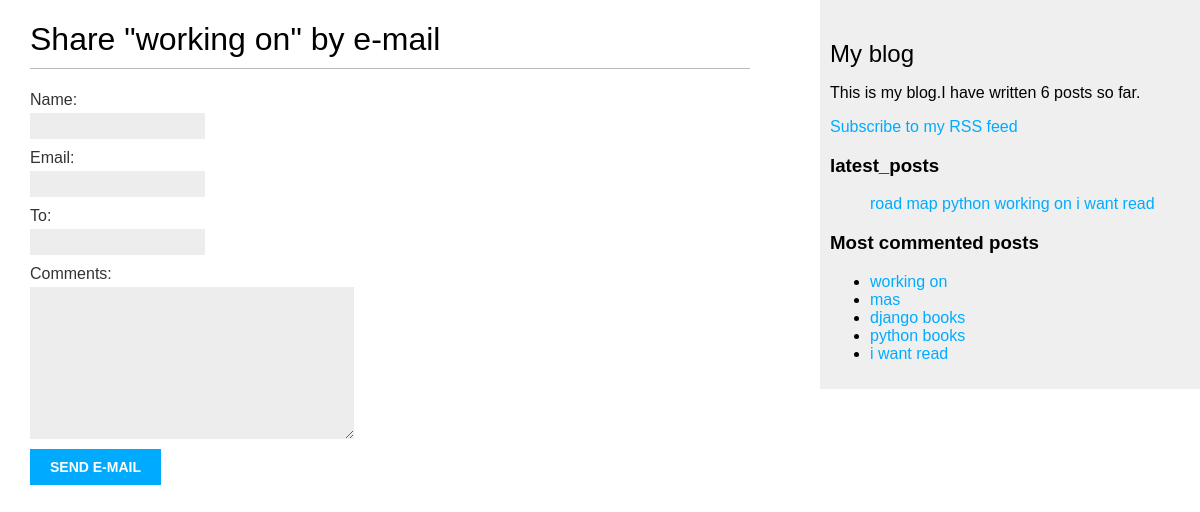
Before: /blog/7/share/ with the older database file.
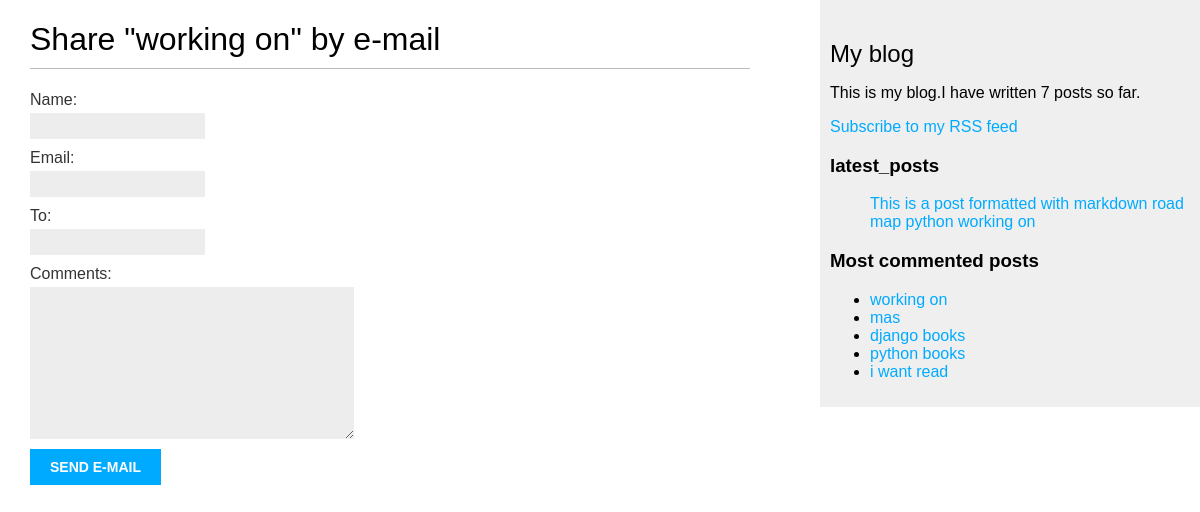
After: the same page with the newer database file.
### blog/models.py (models this page shows, shortened)
class Post(models.Model):
    STATUS_CHOICES = (
      ('draft', 'Draft'),
      ('published', 'Published'),
    )
    title = models.CharField(max_length=250)
    slug = models.SlugField(max_length=250,
                           unique_for_date='publish')
    author = models.ForeignKey(User, on_delete=models.CASCADE,
                               related_name='blog_posts')
    body = models.TextField()
    publish = models.DateTimeField(default=timezone.now)
    created = models.DateTimeField(auto_now_add=True)
    updated = models.DateTimeField(auto_now=True)
    status = models.CharField(max_length=10,
                              choices=STATUS_CHOICES,
                              default='draft')
    objects = models.Manager()  # The default manager.
    published = PublishedManager()  # Our custom manager.
    tags = TaggableManager()
    class Meta:
      ordering = ('-publish',)
    def get_absolute_url(self):
        return reverse('blog:post_detail',
                   args=[self.publish.year,
                        self.publish.month,
              self.publish.day, self.slug])

### blog/views.py (the view)
# urls.py: path('<int:post_id>/share/',post_share, name='post_share'),
def post_share(request, post_id):
    post = get_object_or_404(Post, id=post_id, status='published')
    send = False
    if request.method == 'POST':
        form = EmailPostForm(request.POST)
        if form.is_valid():
           cd = form.cleaned_data
           post_url = request.build_absolute_uri(post.get_absolute_url())
           subject = f"{cd['name']} recommends you read" f"{post.title}"
           message =f"Read {post.title} at {post_url}\n\n" \
               f"{cd['name']}\'s comments: {cd['comments']}"
           send_mail(subject, message, 'admin@myblog.com', [cd['to']])
           send = True
    else:
        form = EmailPostForm()
    return render(request, 'blog/post/share.html', {'post': post, 'form': form, 'send':send})

### blog/forms.py
class EmailPostForm(forms.Form):
  name = forms.CharField(max_length=25)
  email = forms.EmailField()
  to = forms.EmailField()
  comments = forms.CharField(required=False,
                             widget=forms.Textarea)

### blog/models.py (called while the page is built)
      def get_queryset(self):
          return super(PublishedManager, self).get_queryset() \
                                       .filter(status='published')

### blog/templatetags/blog_tags.py (called while the page is built)
@register.simple_tag
def total_posts():
  return Post.published.count()

@register.inclusion_tag('blog/post/latest_posts.html')
def show_latest_posts(count=5):
  latest_posts = Post.published.order_by('-publish')[:count]
  return {'latest_posts':latest_posts}

@register.simple_tag
def get_most_commented_posts(count=5):
  return Post.published.annotate(
    total_comments=Count('comments')
  ).order_by('-total_comments')[:count]

### blog/templates/blog/post/share.html (shortened to what this page needs)
{% extends 'blog/base.html' %}
{% block content %}
  {% if sent %}
    <h1>E-mail successfully sent </h1>
    <p>
        "{{ post.title }}" was successfuly sent to {{ from.cleaned_data.to }} .
    </p>
  {% else %}
     <h1>Share "{{ post.title }}" by e-mail </h1>
     <form method="post">
      {{ form.as_p }}
      <input type="submit" value="Send e-mail">
     </form>
  {% endif %}
{% endblock content %}

### blog/templates/blog/base.html (shortened to what this page needs)
{% load blog_tags %}
{% load static %}
<!DOCTYPE html>
<html>
<head>
 <link href="{% static "css/blog.css" %}" rel="stylesheet">
</head>
<body>
 <div id="content">
 {% block content %}
 {% endblock %}
 </div>
 <div id="sidebar">
 <h2>My blog</h2>
 <p>This is my blog.I have written {% total_posts %} posts so far. </p>
 <p>
  <a href="{% url 'blog:post_feed' %}">Subscribe to my RSS feed </a>
 </p>
 <h3>latest_posts</h3>
 {% show_latest_posts  3 %}
 <h3>Most commented posts</h3>
 {% get_most_commented_posts as most_commented %}
 <ul>
  {% for post  in most_commented %}
  <li>
    <a href="{{ post.get_absolute_url }}">{{ post.title }}</a>
  </li>
  {% endfor %}
 </ul>
 </div>
</body>
</html>

### blog/templates/blog/post/latest_posts.html
<ul>
  {% for post in latest_posts %}
    <a href="{{ post.get_absolute_url }}">{{ post.title }}</a>
  {% endfor %}
</ul>

Changed rows visible on the page:
no longer on one of the page's lists (row unchanged): Post: title "i want read"
added Post: title "This is a post formatted with markdown", shown under "latest_posts"
Other visible differences:
text no longer shown: "6"
text now shown: "7"
